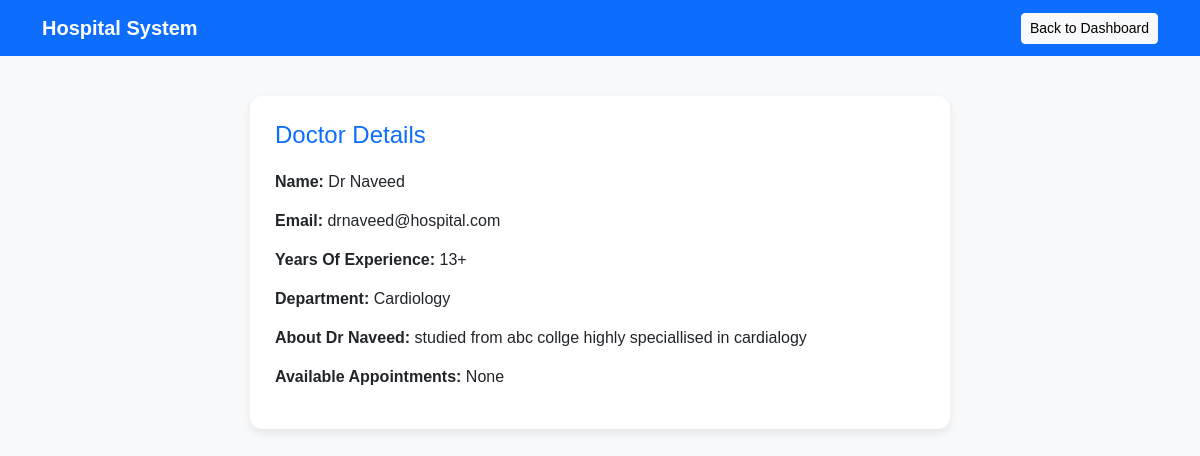
The page /admin/doctor/1 (signed in) on the database its author committed.
### application/models.py (models this page shows)
class Doctor(db.Model):
    id = db.Column(db.Integer, primary_key=True)
    name = db.Column(db.String(100), nullable=False)
    email = db.Column(db.String(100), unique=True)
    phone = db.Column(db.String(20), nullable=False)
    experience = db.Column(db.Integer)
    details = db.Column(db.Text)
    available_slots = db.Column(db.Text)  # Could store JSON string for slots
    department_id = db.Column(db.Integer, db.ForeignKey('department.id'))
    department = db.relationship('Department', backref='doctors')

class Department(db.Model):
    id = db.Column(db.Integer, primary_key=True)
    name = db.Column(db.String(100), nullable=False)
    details = db.Column(db.Text)

### application/controllers.py (the view)
    @app.route('/admin/doctor/<int:doctor_id>')
    def admin_doctor_details(doctor_id):
        if 'role' not in session or session['role'] != 'admin':
            flash("Access denied!", "danger")
            return redirect(url_for('login'))
        doctor = Doctor.query.get_or_404(doctor_id)
        return render_template('doctor_detail.html', doctor=doctor)

### templates/doctor_detail.html (shortened to what this page needs)
<!DOCTYPE html>
<html lang="en">
<head>
    <link href="https://cdn.jsdelivr.net/npm/bootstrap@5.3.0/dist/css/bootstrap.min.css" rel="stylesheet">
</head>
<body>
<nav class="navbar navbar-expand-lg">
    <div class="container">
        <a class="navbar-brand" href="#">Hospital System</a>
        <div class="ms-auto">
            <a href="/admin/dashboard" class="btn btn-light btn-sm">Back to Dashboard</a>
        </div>
    </div>
</nav>
<div class="details-card">
    <h4>Doctor Details</h4>
    <div class="details-row">
        <span class="details-label">Name:</span> {{ doctor.name }}
    </div>
    <div class="details-row">
        <span class="details-label">Email:</span> {{ doctor.email }}
    </div>
    <div class="details-row">
        <span class="details-label">Years Of Experience:</span> {{ doctor.experience }}+
    </div>
    <div class="details-row">
        <span class="details-label">Department:</span> {{ doctor.department.name }}
    </div>
    <div class="details-row">
        <span class="details-label">About {{ doctor.name}}:</span> {{ doctor.details }}
    </div>
    <div class="details-row">
        <span class="details-label">Available Appointments:</span> {{ doctor.available_slots }}
    </div>
</div>
</body>
</html>

### templates/doctor_detail.html (style rules this page uses)
body { background: #f8f9fa; font-family: Arial, sans-serif; }
.navbar { background: #0d6efd; }
.navbar-brand, .nav-link, .navbar-text { color: white !important; font-weight: 600; }
.details-card { background: white; border-radius: 12px; padding: 25px; box-shadow: 0 4px 10px rgba(0,0,0,0.08); max-width: 700px; margin: 40px auto; }
h4 { color: #0d6efd; margin-bottom: 20px; }
.details-row { margin-bottom: 15px; }
.details-label { font-weight: 600; }

### rows shown on the page
Doctor: name "Dr Naveed", email "drnaveed@hospital.com", experience "13", details "studied from abc collge highly speciallised in cardialogy", available_slots "None"
Department: department.name "Cardiology"
